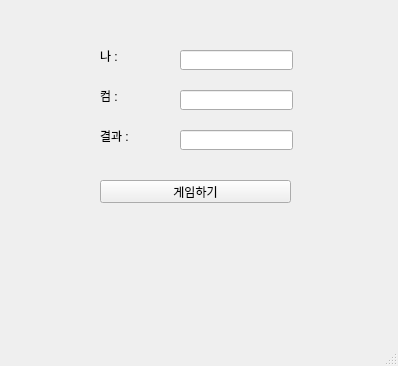
<?xml version="1.0" encoding="UTF-8"?>
<ui version="4.0">
 <class>MainWindow</class>
 <widget class="QMainWindow" name="MainWindow">
  <property name="geometry">
   <rect>
    <x>0</x>
    <y>0</y>
    <width>398</width>
    <height>366</height>
   </rect>
  </property>
  <property name="windowTitle">
   <string>MainWindow</string>
  </property>
  <widget class="QWidget" name="centralwidget">
   <widget class="QLabel" name="lbl_na">
    <property name="geometry">
     <rect>
      <x>100</x>
      <y>50</y>
      <width>56</width>
      <height>12</height>
     </rect>
    </property>
    <property name="text">
     <string>나 : </string>
    </property>
   </widget>
   <widget class="QLabel" name="lbl_com">
    <property name="geometry">
     <rect>
      <x>100</x>
      <y>90</y>
      <width>56</width>
      <height>12</height>
     </rect>
    </property>
    <property name="text">
     <string>컴 : </string>
    </property>
   </widget>
   <widget class="QLabel" name="lbl_res">
    <property name="geometry">
     <rect>
      <x>100</x>
      <y>130</y>
      <width>56</width>
      <height>12</height>
     </rect>
    </property>
    <property name="text">
     <string>결과 : </string>
    </property>
   </widget>
   <widget class="QLineEdit" name="le_na">
    <property name="geometry">
     <rect>
      <x>180</x>
      <y>50</y>
      <width>113</width>
      <height>20</height>
     </rect>
    </property>
   </widget>
   <widget class="QLineEdit" name="le_com">
    <property name="geometry">
     <rect>
      <x>180</x>
      <y>90</y>
      <width>113</width>
      <height>20</height>
     </rect>
    </property>
   </widget>
   <widget class="QLineEdit" name="le_res">
    <property name="geometry">
     <rect>
      <x>180</x>
      <y>130</y>
      <width>113</width>
      <height>20</height>
     </rect>
    </property>
   </widget>
   <widget class="QPushButton" name="pb">
    <property name="geometry">
     <rect>
      <x>100</x>
      <y>180</y>
      <width>191</width>
      <height>23</height>
     </rect>
    </property>
    <property name="text">
     <string>게임하기</string>
    </property>
   </widget>
  </widget>
  <widget class="QMenuBar" name="menubar">
   <property name="geometry">
    <rect>
     <x>0</x>
     <y>0</y>
     <width>398</width>
     <height>21</height>
    </rect>
   </property>
  </widget>
  <widget class="QStatusBar" name="statusbar"/>
 </widget>
 <resources/>
 <connections/>
</ui>
